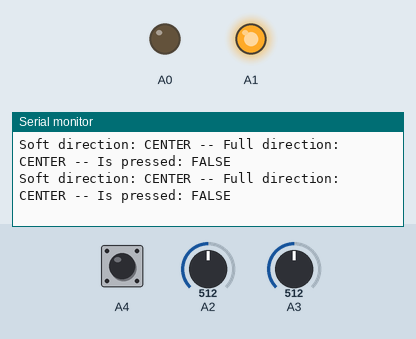
Simulated run of this sketch. Board: Arduino Uno, built with avr-gcc and run on an emulated ATmega328P. Parts: output pins drawn as LEDs (lit = HIGH), the last lines printed to the serial monitor. The test bench sets the inputs (shaded band); at power-on: A2 = 512, A3 = 512, A4 HIGH.

Above: at 1.2 s.
1.3 s: A2 set to 760
2.8 s: A2 set to 778
At 3.6 s:
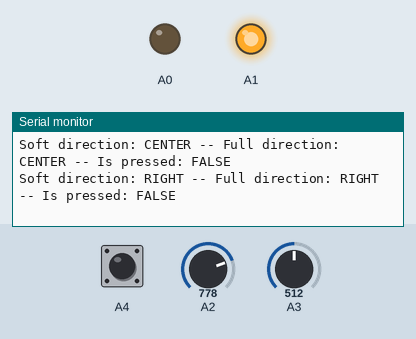
5.1 s: A3 set to 757
At 5.6 s:
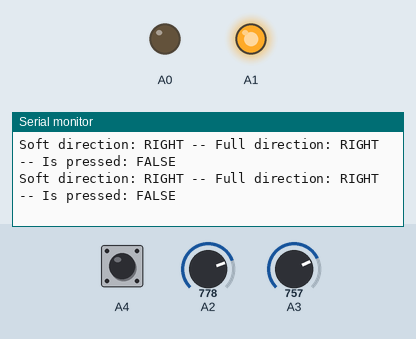
6.6 s: A3 set to 768
At 7.1 s:
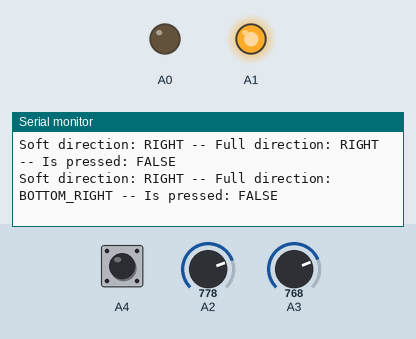

The sketch:

exemple.ino
```cpp
// (licence header left out)
//include library
#include <JoystickDirection.h>

//							 vrx, vry, sw, ?ground, ?positive
JoystickDirection myJoystick(A2, A3, A4, /*optional*/ A0, /*optional*/ A1);

void setup() {
	//init pinMode
	myJoystick.Init();

	//init Serial
	Serial.begin(9600);

	Serial.println("##### exemple code JoystickDirection #####\n#         Developped by Baramex          #\n### github: https://github.com/baramex ###");
}

void loop() {
	//directionToString() to get direction in string

	//GetLowerDirection() to CENTER, RIGHT, LEFT, TOP, BOTTOM
	Serial.print("Soft direction: " + directionToString(myJoystick.GetLowerDirection()) + " -- ");

	//GetFullDirection() to CENTER, RIGHT, LEFT, TOP, BOTTOM, RIGHT_BOTTOM, RIGHT_TOP, LEFT_BOTTOM, LEFT_TOP
	Serial.print("Full direction: " + directionToString(myJoystick.GetFullDirection()) + " -- ");

	//IsPressed() to get SW button
	Serial.println("Is pressed: " + (String)(myJoystick.IsPressed() ? "TRUE" : "FALSE"));

	delay(500);
}
```

Measured:
- the behaviour switches between 767 and 768 on A2 (found by bisection; images 0 and 1)
- the behaviour switches between 767 and 768 on A3 (found by bisection; images 2 and 3)
- after the input at 2.8 s, the serial monitor: prints a new line after 0.38 s (image 1)
- after the input at 6.6 s, the serial monitor: prints a new line after 0.11 s (image 3)
